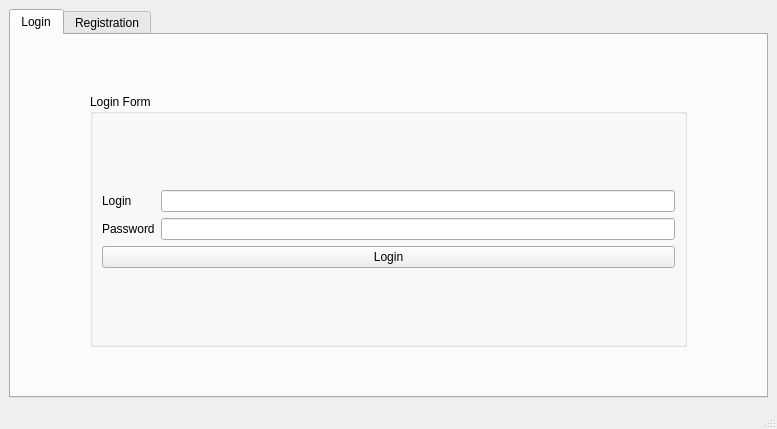
<?xml version="1.0" encoding="UTF-8"?>
<ui version="4.0">
 <class>LoginForm</class>
 <widget class="QMainWindow" name="LoginForm">
  <property name="geometry">
   <rect>
    <x>0</x>
    <y>0</y>
    <width>777</width>
    <height>429</height>
   </rect>
  </property>
  <property name="windowTitle">
   <string>LoginForm</string>
  </property>
  <widget class="QWidget" name="centralwidget">
   <property name="whatsThis">
    <string>&lt;html&gt;&lt;head/&gt;&lt;body&gt;&lt;p&gt;&lt;br/&gt;&lt;/p&gt;&lt;/body&gt;&lt;/html&gt;</string>
   </property>
   <property name="autoFillBackground">
    <bool>false</bool>
   </property>
   <layout class="QGridLayout" name="gridLayout_2">
    <item row="0" column="1">
     <widget class="QTabWidget" name="tabWidget">
      <property name="tabPosition">
       <enum>QTabWidget::North</enum>
      </property>
      <property name="tabShape">
       <enum>QTabWidget::Rounded</enum>
      </property>
      <property name="currentIndex">
       <number>0</number>
      </property>
      <property name="elideMode">
       <enum>Qt::ElideLeft</enum>
      </property>
      <property name="documentMode">
       <bool>false</bool>
      </property>
      <property name="tabsClosable">
       <bool>false</bool>
      </property>
      <property name="movable">
       <bool>false</bool>
      </property>
      <property name="tabBarAutoHide">
       <bool>false</bool>
      </property>
      <widget class="QWidget" name="loginTab">
       <attribute name="title">
        <string>Login</string>
       </attribute>
       <layout class="QGridLayout" name="gridLayout_4">
        <item row="1" column="2">
         <spacer name="horizontalSpacer_2">
          <property name="orientation">
           <enum>Qt::Horizontal</enum>
          </property>
          <property name="sizeType">
           <enum>QSizePolicy::Fixed</enum>
          </property>
          <property name="sizeHint" stdset="0">
           <size>
            <width>70</width>
            <height>20</height>
           </size>
          </property>
         </spacer>
        </item>
        <item row="0" column="1">
         <spacer name="verticalSpacer">
          <property name="orientation">
           <enum>Qt::Vertical</enum>
          </property>
          <property name="sizeType">
           <enum>QSizePolicy::Fixed</enum>
          </property>
          <property name="sizeHint" stdset="0">
           <size>
            <width>20</width>
            <height>50</height>
           </size>
          </property>
         </spacer>
        </item>
        <item row="1" column="0">
         <spacer name="horizontalSpacer">
          <property name="orientation">
           <enum>Qt::Horizontal</enum>
          </property>
          <property name="sizeType">
           <enum>QSizePolicy::Fixed</enum>
          </property>
          <property name="sizeHint" stdset="0">
           <size>
            <width>70</width>
            <height>20</height>
           </size>
          </property>
         </spacer>
        </item>
        <item row="2" column="1">
         <spacer name="verticalSpacer_2">
          <property name="orientation">
           <enum>Qt::Vertical</enum>
          </property>
          <property name="sizeType">
           <enum>QSizePolicy::Fixed</enum>
          </property>
          <property name="sizeHint" stdset="0">
           <size>
            <width>20</width>
            <height>40</height>
           </size>
          </property>
         </spacer>
        </item>
        <item row="1" column="1">
         <widget class="QGroupBox" name="groupBox">
          <property name="title">
           <string>Login Form</string>
          </property>
          <layout class="QGridLayout" name="gridLayout_3">
           <item row="0" column="0">
            <layout class="QGridLayout" name="gridLayout">
             <property name="sizeConstraint">
              <enum>QLayout::SetNoConstraint</enum>
             </property>
             <item row="1" column="1">
              <widget class="QLineEdit" name="passwordInput">
               <property name="inputMethodHints">
                <set>Qt::ImhHiddenText|Qt::ImhNoAutoUppercase|Qt::ImhNoPredictiveText|Qt::ImhSensitiveData</set>
               </property>
               <property name="echoMode">
                <enum>QLineEdit::Password</enum>
               </property>
              </widget>
             </item>
             <item row="1" column="0">
              <widget class="QLabel" name="label_2">
               <property name="text">
                <string>Password</string>
               </property>
              </widget>
             </item>
             <item row="0" column="1">
              <widget class="QLineEdit" name="loginInput"/>
             </item>
             <item row="0" column="0">
              <widget class="QLabel" name="label">
               <property name="text">
                <string>Login</string>
               </property>
              </widget>
             </item>
             <item row="2" column="0" colspan="2">
              <widget class="QPushButton" name="sendButton">
               <property name="sizePolicy">
                <sizepolicy hsizetype="MinimumExpanding" vsizetype="Maximum">
                 <horstretch>0</horstretch>
                 <verstretch>0</verstretch>
                </sizepolicy>
               </property>
               <property name="text">
                <string>Login</string>
               </property>
              </widget>
             </item>
            </layout>
           </item>
          </layout>
         </widget>
        </item>
       </layout>
      </widget>
      <widget class="QWidget" name="registerTab">
       <attribute name="title">
        <string>Registration</string>
       </attribute>
       <layout class="QGridLayout" name="gridLayout_7">
        <item row="0" column="2">
         <spacer name="verticalSpacer_4">
          <property name="orientation">
           <enum>Qt::Vertical</enum>
          </property>
          <property name="sizeType">
           <enum>QSizePolicy::Fixed</enum>
          </property>
          <property name="sizeHint" stdset="0">
           <size>
            <width>20</width>
            <height>50</height>
           </size>
          </property>
         </spacer>
        </item>
        <item row="1" column="0">
         <spacer name="horizontalSpacer_3">
          <property name="orientation">
           <enum>Qt::Horizontal</enum>
          </property>
          <property name="sizeType">
           <enum>QSizePolicy::Fixed</enum>
          </property>
          <property name="sizeHint" stdset="0">
           <size>
            <width>70</width>
            <height>20</height>
           </size>
          </property>
         </spacer>
        </item>
        <item row="1" column="1" colspan="2">
         <widget class="QGroupBox" name="groupBox_2">
          <property name="title">
           <string>Registration Form</string>
          </property>
          <layout class="QGridLayout" name="gridLayout_5">
           <item row="0" column="1">
            <layout class="QGridLayout" name="gridLayout_6">
             <property name="sizeConstraint">
              <enum>QLayout::SetNoConstraint</enum>
             </property>
             <item row="0" column="0">
              <widget class="QLabel" name="label_4">
               <property name="text">
                <string>Login</string>
               </property>
              </widget>
             </item>
             <item row="4" column="0">
              <widget class="QLabel" name="label_6">
               <property name="text">
                <string>E-mail</string>
               </property>
              </widget>
             </item>
             <item row="2" column="2">
              <widget class="QLineEdit" name="passwordInput_reg">
               <property name="inputMethodHints">
                <set>Qt::ImhHiddenText|Qt::ImhNoAutoUppercase|Qt::ImhNoPredictiveText|Qt::ImhSensitiveData</set>
               </property>
               <property name="text">
                <string notr="true"/>
               </property>
               <property name="echoMode">
                <enum>QLineEdit::Password</enum>
               </property>
              </widget>
             </item>
             <item row="2" column="0">
              <widget class="QLabel" name="label_5">
               <property name="text">
                <string>Password</string>
               </property>
              </widget>
             </item>
             <item row="0" column="2">
              <widget class="QLineEdit" name="loginInput_reg">
               <property name="text">
                <string notr="true"/>
               </property>
              </widget>
             </item>
             <item row="6" column="0" colspan="3">
              <widget class="QPushButton" name="regiterButton">
               <property name="sizePolicy">
                <sizepolicy hsizetype="MinimumExpanding" vsizetype="Maximum">
                 <horstretch>0</horstretch>
                 <verstretch>0</verstretch>
                </sizepolicy>
               </property>
               <property name="text">
                <string>Create Account</string>
               </property>
              </widget>
             </item>
             <item row="3" column="0">
              <widget class="QLabel" name="label_3">
               <property name="text">
                <string>Repeat password</string>
               </property>
              </widget>
             </item>
             <item row="3" column="2">
              <widget class="QLineEdit" name="passwordInput_reg2">
               <property name="inputMethodHints">
                <set>Qt::ImhHiddenText|Qt::ImhNoAutoUppercase|Qt::ImhNoPredictiveText|Qt::ImhSensitiveData</set>
               </property>
               <property name="text">
                <string notr="true"/>
               </property>
               <property name="echoMode">
                <enum>QLineEdit::Password</enum>
               </property>
              </widget>
             </item>
             <item row="5" column="0">
              <widget class="QLabel" name="label_7">
               <property name="text">
                <string>Birthday</string>
               </property>
              </widget>
             </item>
             <item row="4" column="2">
              <widget class="QLineEdit" name="emailInput_reg">
               <property name="inputMethodHints">
                <set>Qt::ImhEmailCharactersOnly</set>
               </property>
               <property name="text">
                <string notr="true"/>
               </property>
              </widget>
             </item>
             <item row="5" column="2">
              <widget class="QDateEdit" name="dateEdit"/>
             </item>
            </layout>
           </item>
          </layout>
         </widget>
        </item>
        <item row="1" column="3">
         <spacer name="horizontalSpacer_4">
          <property name="orientation">
           <enum>Qt::Horizontal</enum>
          </property>
          <property name="sizeType">
           <enum>QSizePolicy::Fixed</enum>
          </property>
          <property name="sizeHint" stdset="0">
           <size>
            <width>70</width>
            <height>20</height>
           </size>
          </property>
         </spacer>
        </item>
        <item row="2" column="1">
         <spacer name="verticalSpacer_3">
          <property name="orientation">
           <enum>Qt::Vertical</enum>
          </property>
          <property name="sizeType">
           <enum>QSizePolicy::Fixed</enum>
          </property>
          <property name="sizeHint" stdset="0">
           <size>
            <width>20</width>
            <height>40</height>
           </size>
          </property>
         </spacer>
        </item>
       </layout>
      </widget>
     </widget>
    </item>
   </layout>
  </widget>
  <widget class="QMenuBar" name="menubar">
   <property name="geometry">
    <rect>
     <x>0</x>
     <y>0</y>
     <width>777</width>
     <height>21</height>
    </rect>
   </property>
  </widget>
  <widget class="QStatusBar" name="statusbar"/>
 </widget>
 <resources/>
 <connections/>
</ui>
